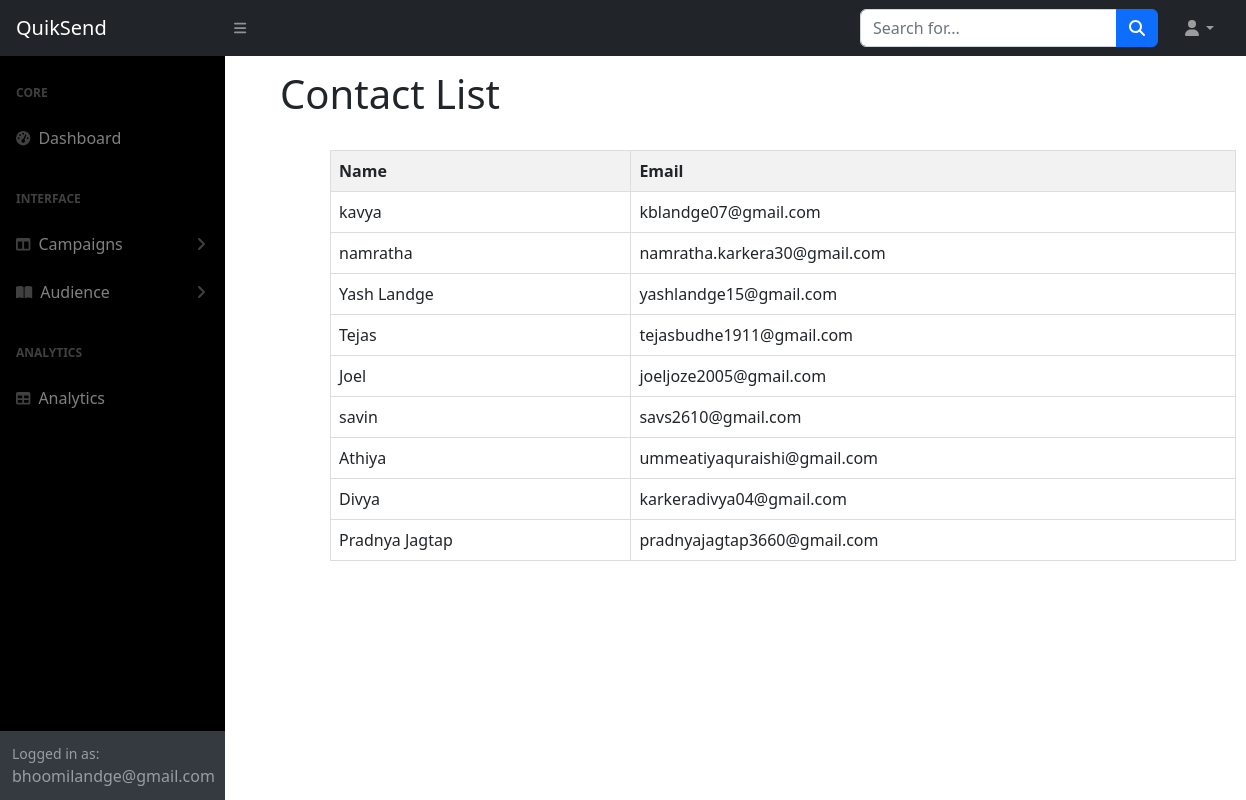
Page /list (signed in) on the committed database.
### app.py (models this page shows, shortened)
class User(db.Model):
    id = db.Column(db.Integer, primary_key=True)
    email = db.Column(db.String(100), unique=True)
    password = db.Column(db.String(100))

class csv_data(db.Model):
    id = db.Column(db.Integer, primary_key=True)
    name = db.Column(db.String(100),nullable=False)
    email =db.Column(db.String(100), nullable=False, unique=True)
    user_id = db.Column(db.Integer, db.ForeignKey('user.id'))

class manual_data(db.Model):
    id = db.Column(db.Integer, primary_key=True)
    name = db.Column(db.String(100),nullable=False)
    email =db.Column(db.String(100), nullable=False, unique=True)
    user_id = db.Column(db.Integer, db.ForeignKey('user.id'))

### app.py (the view)
@app.route('/list')
def list():
    if 'email' in session:
        user = User.query.filter_by(email=session['email']).first()
        email= session['email']
        csv_data_list = csv_data.query.filter_by(user_id=user.id).all()
        manual_data_list = manual_data.query.filter_by(user_id=user.id).all()
        combine = csv_data_list + manual_data_list
        return render_template('list.html', data=combine,email=email)
    return redirect('/login')

### templates/list.html (shortened to what this page needs)
<!DOCTYPE html>
<html lang="en">
<head>
    <link href="https://cdn.jsdelivr.net/npm/simple-datatables@7.1.2/dist/style.min.css" rel="stylesheet" />
    <link href="/static/dash.css" rel="stylesheet" />
</head>
<body class="sb-nav-fixed">
    <nav class="sb-topnav navbar navbar-expand navbar-dark bg-dark">
        <a class="navbar-brand ps-3" href="/dashboard">QuikSend</a>
        <button class="btn btn-link btn-sm order-1 order-lg-0 me-4 me-lg-0" id="sidebarToggle" href="#!"><i class="fas fa-bars"></i></button>
        <form class="d-none d-md-inline-block form-inline ms-auto me-0 me-md-3 my-2 my-md-0">
            <div class="input-group">
                <input class="form-control" type="text" placeholder="Search for..." aria-label="Search for..." aria-describedby="btnNavbarSearch" />
                <button class="btn btn-primary" id="btnNavbarSearch" type="button"><i class="fas fa-search"></i></button>
            </div>
        </form>
        <ul class="navbar-nav ms-auto ms-md-0 me-3 me-lg-4">
            <li class="nav-item dropdown">
                <a class="nav-link dropdown-toggle" id="navbarDropdown" href="#" role="button" data-bs-toggle="dropdown" aria-expanded="false"><i class="fas fa-user fa-fw"></i></a>
            </li>
        </ul>
    </nav>
    <div id="layoutSidenav">
        <div id="layoutSidenav_nav">
            <nav class="sb-sidenav accordion sb-sidenav-dark" id="sidenavAccordion">
                <div class="sb-sidenav-menu">
                    <div class="nav">
                        <div class="sb-sidenav-menu-heading" >Core</div>
                        <a class="nav-link" href="/dashboard">
                            <div class="sb-nav-link-icon"><i class="fas fa-tachometer-alt"></i></div>
                            Dashboard
                        </a>
                        <div class="sb-sidenav-menu-heading">Interface</div>
                        <a class="nav-link collapsed" href="#" data-bs-toggle="collapse" data-bs-target="#collapseLayouts" aria-expanded="false" aria-controls="collapseLayouts" >
                            <div class="sb-nav-link-icon"><i class="fas fa-columns"></i></div>
                            Campaigns
                            <div class="sb-sidenav-collapse-arrow"><i class="fas fa-angle-down"></i></div>
                        </a>
                        <a class="nav-link collapsed" href="#" data-bs-toggle="collapse" data-bs-target="#collapsePages" aria-expanded="false" aria-controls="collapsePages">
                            <div class="sb-nav-link-icon"><i class="fas fa-book-open"></i></div>
                            Audience
                            <div class="sb-sidenav-collapse-arrow"><i class="fas fa-angle-down"></i></div>
                        </a>
                        <div class="sb-sidenav-menu-heading">Analytics</div>
                        <a class="nav-link" href="tables.html">
                            <div class="sb-nav-link-icon"><i class="fas fa-table"></i></div>
                            Analytics
                        </a>
                    </div>
                </div>
                <div class="sb-sidenav-footer">
                    <div class="small">Logged in as:</div>
                    {{ email }}
                </div>
            </nav>
        </div>
        <div>
        <h1>Contact List</h1>
        <br>
    <table>
        <thead>
            <tr>
                <th>Name</th>
                <th>Email</th>
            </tr>
        </thead>
        <tbody>
            {% for entry in data %}
            <tr>
                <td>{{ entry.name }}</td>
                <td>{{ entry.email }}</td>
            </tr>
            {% endfor %}
        </tbody>
    </table>
    </div>
    </div>
</body>
</html>

### templates/list.html (style rules this page uses)
h1 { margin-left:280px; margin-top:70px; }
table { margin-left: 330px; border-collapse: collapse; width: 125%; }
th, td { border: 1px solid #ddd; padding: 8px; text-align: left; }
th { background-color: #f2f2f2; }

### rows in the picture
User: email "bhoomilandge@gmail.com"
csv_data: name "kavya", email "kblandge07@gmail.com"
csv_data: name "namratha", email "namratha.karkera30@gmail.com"
csv_data: name "Yash Landge", email "yashlandge15@gmail.com"
csv_data: name "Tejas", email "tejasbudhe1911@gmail.com"
csv_data: name "Joel", email "joeljoze2005@gmail.com"
csv_data: name "savin", email "savs2610@gmail.com"
csv_data: name "Athiya", email "ummeatiyaquraishi@gmail.com"
csv_data: name "Divya", email "karkeradivya04@gmail.com"
manual_data: name "Pradnya Jagtap", email "pradnyajagtap3660@gmail.com"
